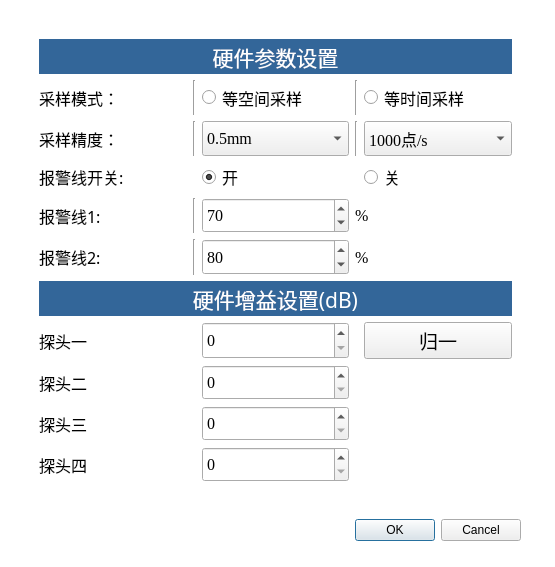
<?xml version="1.0" encoding="UTF-8"?>
<ui version="4.0">
 <class>Dialog</class>
 <widget class="QDialog" name="Dialog">
  <property name="geometry">
   <rect>
    <x>0</x>
    <y>0</y>
    <width>555</width>
    <height>567</height>
   </rect>
  </property>
  <property name="windowTitle">
   <string>硬件参数设置</string>
  </property>
  <property name="styleSheet">
   <string notr="true">QDialog{background-color: qlineargradient(spread:pad, x1:0, y1:0, x2:1, y2:1, stop:1 rgba(255, 255, 255, 255));font: 12pt &quot;黑体&quot;;}


</string>
  </property>
  <widget class="QDialogButtonBox" name="buttonBox">
   <property name="geometry">
    <rect>
     <x>280</x>
     <y>510</y>
     <width>241</width>
     <height>41</height>
    </rect>
   </property>
   <property name="font">
    <font>
     <family>Times New Roman</family>
     <pointsize>12</pointsize>
     <weight>50</weight>
     <italic>false</italic>
     <bold>false</bold>
    </font>
   </property>
   <property name="styleSheet">
    <string notr="true">QDialogButtonBox{background-color: qlineargradient(spread:pad, x1:0, y1:0, x2:1, y2:1, stop:0.0152284 rgba(51, 102, 153, 255));color: rgb(255, 255, 255);font: 12pt &quot;Times New Roman&quot;;}

</string>
   </property>
   <property name="orientation">
    <enum>Qt::Horizontal</enum>
   </property>
   <property name="standardButtons">
    <set>QDialogButtonBox::Cancel|QDialogButtonBox::Ok</set>
   </property>
  </widget>
  <widget class="QFrame" name="frame">
   <property name="geometry">
    <rect>
     <x>30</x>
     <y>30</y>
     <width>491</width>
     <height>461</height>
    </rect>
   </property>
   <property name="styleSheet">
    <string notr="true"/>
   </property>
   <layout class="QGridLayout" name="gridLayout_2">
    <item row="6" column="3" colspan="2">
     <widget class="QLabel" name="label_2">
      <property name="font">
       <font>
        <family>Times New Roman</family>
        <pointsize>12</pointsize>
       </font>
      </property>
      <property name="text">
       <string>%</string>
      </property>
     </widget>
    </item>
    <item row="6" column="1">
     <widget class="Line" name="line">
      <property name="orientation">
       <enum>Qt::Vertical</enum>
      </property>
     </widget>
    </item>
    <item row="3" column="1">
     <widget class="Line" name="line_15">
      <property name="orientation">
       <enum>Qt::Vertical</enum>
      </property>
     </widget>
    </item>
    <item row="1" column="0">
     <widget class="QLabel" name="SamplingMode">
      <property name="font">
       <font>
        <family>楷体</family>
        <pointsize>12</pointsize>
       </font>
      </property>
      <property name="text">
       <string>采样模式：</string>
      </property>
     </widget>
    </item>
    <item row="0" column="0" colspan="5">
     <widget class="QLabel" name="label">
      <property name="font">
       <font>
        <family>黑体</family>
        <pointsize>16</pointsize>
        <weight>50</weight>
        <italic>false</italic>
        <bold>false</bold>
       </font>
      </property>
      <property name="styleSheet">
       <string notr="true">QLabel{background-color: qlineargradient(spread:pad, x1:0, y1:0, x2:1, y2:1, stop:0.0152284 rgba(51, 102, 153, 255));color: rgb(255, 255, 255);font: 16pt &quot;黑体&quot;;}



</string>
      </property>
      <property name="text">
       <string>硬件参数设置</string>
      </property>
      <property name="alignment">
       <set>Qt::AlignCenter</set>
      </property>
     </widget>
    </item>
    <item row="13" column="2">
     <widget class="QSpinBox" name="GainProbeFourspinBox">
      <property name="sizePolicy">
       <sizepolicy hsizetype="Preferred" vsizetype="Preferred">
        <horstretch>0</horstretch>
        <verstretch>0</verstretch>
       </sizepolicy>
      </property>
      <property name="font">
       <font>
        <family>Times New Roman</family>
        <pointsize>12</pointsize>
       </font>
      </property>
      <property name="maximum">
       <number>40</number>
      </property>
      <property name="value">
       <number>0</number>
      </property>
     </widget>
    </item>
    <item row="3" column="0">
     <widget class="QLabel" name="SamplingAccuracylabel">
      <property name="font">
       <font>
        <family>楷体</family>
        <pointsize>12</pointsize>
       </font>
      </property>
      <property name="text">
       <string>采样精度：</string>
      </property>
     </widget>
    </item>
    <item row="5" column="2">
     <widget class="QSpinBox" name="AlarmThresholdspinBox1">
      <property name="sizePolicy">
       <sizepolicy hsizetype="Preferred" vsizetype="Preferred">
        <horstretch>0</horstretch>
        <verstretch>0</verstretch>
       </sizepolicy>
      </property>
      <property name="font">
       <font>
        <family>Times New Roman</family>
        <pointsize>12</pointsize>
       </font>
      </property>
      <property name="maximum">
       <number>100</number>
      </property>
      <property name="value">
       <number>70</number>
      </property>
     </widget>
    </item>
    <item row="9" column="2">
     <widget class="QSpinBox" name="GainProbeTwospinBox">
      <property name="sizePolicy">
       <sizepolicy hsizetype="Preferred" vsizetype="Preferred">
        <horstretch>0</horstretch>
        <verstretch>0</verstretch>
       </sizepolicy>
      </property>
      <property name="font">
       <font>
        <family>Times New Roman</family>
        <pointsize>12</pointsize>
       </font>
      </property>
      <property name="maximum">
       <number>40</number>
      </property>
      <property name="value">
       <number>0</number>
      </property>
     </widget>
    </item>
    <item row="8" column="0">
     <widget class="QLabel" name="ProbeOneLabel">
      <property name="font">
       <font>
        <family>楷体</family>
        <pointsize>12</pointsize>
       </font>
      </property>
      <property name="text">
       <string>探头一</string>
      </property>
      <property name="alignment">
       <set>Qt::AlignLeading|Qt::AlignLeft|Qt::AlignVCenter</set>
      </property>
     </widget>
    </item>
    <item row="11" column="0">
     <widget class="QLabel" name="ProbeThreeLabel">
      <property name="font">
       <font>
        <family>楷体</family>
        <pointsize>12</pointsize>
       </font>
      </property>
      <property name="text">
       <string>探头三</string>
      </property>
      <property name="alignment">
       <set>Qt::AlignLeading|Qt::AlignLeft|Qt::AlignVCenter</set>
      </property>
     </widget>
    </item>
    <item row="5" column="0">
     <widget class="QLabel" name="AlarmThresholdlabel1">
      <property name="font">
       <font>
        <family>楷体</family>
        <pointsize>12</pointsize>
       </font>
      </property>
      <property name="text">
       <string>报警线1:</string>
      </property>
     </widget>
    </item>
    <item row="13" column="0">
     <widget class="QLabel" name="ProbeFourLabel">
      <property name="font">
       <font>
        <family>楷体</family>
        <pointsize>12</pointsize>
       </font>
      </property>
      <property name="text">
       <string>探头四</string>
      </property>
      <property name="alignment">
       <set>Qt::AlignLeading|Qt::AlignLeft|Qt::AlignVCenter</set>
      </property>
     </widget>
    </item>
    <item row="5" column="3" colspan="2">
     <widget class="QLabel" name="label_3">
      <property name="font">
       <font>
        <family>Times New Roman</family>
        <pointsize>12</pointsize>
       </font>
      </property>
      <property name="text">
       <string>%</string>
      </property>
     </widget>
    </item>
    <item row="7" column="0" colspan="5">
     <widget class="QLabel" name="GainSettingLabel">
      <property name="font">
       <font>
        <family>黑体</family>
        <pointsize>16</pointsize>
        <weight>50</weight>
        <italic>false</italic>
        <bold>false</bold>
       </font>
      </property>
      <property name="styleSheet">
       <string notr="true">QLabel{background-color: qlineargradient(spread:pad, x1:0, y1:0, x2:1, y2:1, stop:0.0152284 rgba(51, 102, 153, 255));color: rgb(255, 255, 255);font: 16pt &quot;黑体&quot;;}</string>
      </property>
      <property name="text">
       <string>硬件增益设置(dB)</string>
      </property>
      <property name="alignment">
       <set>Qt::AlignCenter</set>
      </property>
     </widget>
    </item>
    <item row="6" column="0">
     <widget class="QLabel" name="AlarmThresholdlabel2">
      <property name="font">
       <font>
        <family>楷体</family>
        <pointsize>12</pointsize>
       </font>
      </property>
      <property name="text">
       <string>报警线2:</string>
      </property>
     </widget>
    </item>
    <item row="6" column="2">
     <widget class="QSpinBox" name="AlarmThresholdspinBox2">
      <property name="sizePolicy">
       <sizepolicy hsizetype="Preferred" vsizetype="Preferred">
        <horstretch>0</horstretch>
        <verstretch>0</verstretch>
       </sizepolicy>
      </property>
      <property name="font">
       <font>
        <family>Times New Roman</family>
        <pointsize>12</pointsize>
       </font>
      </property>
      <property name="maximum">
       <number>100</number>
      </property>
      <property name="value">
       <number>80</number>
      </property>
     </widget>
    </item>
    <item row="1" column="1">
     <widget class="Line" name="line_4">
      <property name="orientation">
       <enum>Qt::Vertical</enum>
      </property>
     </widget>
    </item>
    <item row="5" column="1">
     <widget class="Line" name="line_17">
      <property name="orientation">
       <enum>Qt::Vertical</enum>
      </property>
     </widget>
    </item>
    <item row="8" column="2">
     <widget class="QSpinBox" name="GainProbeOnespinBox">
      <property name="sizePolicy">
       <sizepolicy hsizetype="Preferred" vsizetype="Preferred">
        <horstretch>0</horstretch>
        <verstretch>0</verstretch>
       </sizepolicy>
      </property>
      <property name="font">
       <font>
        <family>Times New Roman</family>
        <pointsize>12</pointsize>
       </font>
      </property>
      <property name="maximum">
       <number>40</number>
      </property>
      <property name="value">
       <number>0</number>
      </property>
     </widget>
    </item>
    <item row="3" column="3">
     <widget class="Line" name="line_16">
      <property name="orientation">
       <enum>Qt::Vertical</enum>
      </property>
     </widget>
    </item>
    <item row="11" column="2">
     <widget class="QSpinBox" name="GainProbeThreespinBox">
      <property name="sizePolicy">
       <sizepolicy hsizetype="Preferred" vsizetype="Preferred">
        <horstretch>0</horstretch>
        <verstretch>0</verstretch>
       </sizepolicy>
      </property>
      <property name="font">
       <font>
        <family>Times New Roman</family>
        <pointsize>12</pointsize>
       </font>
      </property>
      <property name="maximum">
       <number>40</number>
      </property>
      <property name="value">
       <number>0</number>
      </property>
     </widget>
    </item>
    <item row="8" column="4">
     <widget class="QPushButton" name="NormalizationpushButton">
      <property name="sizePolicy">
       <sizepolicy hsizetype="Preferred" vsizetype="Preferred">
        <horstretch>0</horstretch>
        <verstretch>0</verstretch>
       </sizepolicy>
      </property>
      <property name="font">
       <font>
        <family>黑体</family>
        <pointsize>14</pointsize>
        <weight>50</weight>
        <italic>false</italic>
        <bold>false</bold>
       </font>
      </property>
      <property name="text">
       <string>归一</string>
      </property>
     </widget>
    </item>
    <item row="9" column="0">
     <widget class="QLabel" name="ProbeTwoLabel">
      <property name="font">
       <font>
        <family>楷体</family>
        <pointsize>12</pointsize>
       </font>
      </property>
      <property name="text">
       <string>探头二</string>
      </property>
      <property name="alignment">
       <set>Qt::AlignLeading|Qt::AlignLeft|Qt::AlignVCenter</set>
      </property>
     </widget>
    </item>
    <item row="1" column="3">
     <widget class="Line" name="line_3">
      <property name="orientation">
       <enum>Qt::Vertical</enum>
      </property>
     </widget>
    </item>
    <item row="4" column="0">
     <widget class="QLabel" name="Alarmstartcloselabel">
      <property name="font">
       <font>
        <family>楷体</family>
        <pointsize>12</pointsize>
       </font>
      </property>
      <property name="text">
       <string>报警线开关:</string>
      </property>
     </widget>
    </item>
    <item row="4" column="2">
     <widget class="QRadioButton" name="OpenAlarmstartradioButton">
      <property name="font">
       <font>
        <family>楷体</family>
        <pointsize>12</pointsize>
       </font>
      </property>
      <property name="text">
       <string>开</string>
      </property>
      <property name="checked">
       <bool>true</bool>
      </property>
     </widget>
    </item>
    <item row="1" column="4">
     <widget class="QRadioButton" name="TimeModeradioButton">
      <property name="sizePolicy">
       <sizepolicy hsizetype="Minimum" vsizetype="Preferred">
        <horstretch>0</horstretch>
        <verstretch>0</verstretch>
       </sizepolicy>
      </property>
      <property name="font">
       <font>
        <family>楷体</family>
        <pointsize>12</pointsize>
       </font>
      </property>
      <property name="text">
       <string>等时间采样</string>
      </property>
      <property name="checked">
       <bool>false</bool>
      </property>
     </widget>
    </item>
    <item row="1" column="2">
     <widget class="QRadioButton" name="SpaceModeradioButton">
      <property name="enabled">
       <bool>true</bool>
      </property>
      <property name="sizePolicy">
       <sizepolicy hsizetype="Minimum" vsizetype="Preferred">
        <horstretch>0</horstretch>
        <verstretch>0</verstretch>
       </sizepolicy>
      </property>
      <property name="font">
       <font>
        <family>楷体</family>
        <pointsize>12</pointsize>
       </font>
      </property>
      <property name="text">
       <string>等空间采样</string>
      </property>
     </widget>
    </item>
    <item row="3" column="4">
     <widget class="QComboBox" name="TimeAccuracyComboBox">
      <property name="sizePolicy">
       <sizepolicy hsizetype="Preferred" vsizetype="Preferred">
        <horstretch>0</horstretch>
        <verstretch>0</verstretch>
       </sizepolicy>
      </property>
      <property name="font">
       <font>
        <family>Times New Roman</family>
        <pointsize>12</pointsize>
       </font>
      </property>
      <item>
       <property name="text">
        <string>1000点/s</string>
       </property>
      </item>
      <item>
       <property name="text">
        <string>2000点/s</string>
       </property>
      </item>
      <item>
       <property name="text">
        <string>500点/s</string>
       </property>
      </item>
      <item>
       <property name="text">
        <string>200点/s</string>
       </property>
      </item>
      <item>
       <property name="text">
        <string>100点/s</string>
       </property>
      </item>
     </widget>
    </item>
    <item row="3" column="2">
     <widget class="QComboBox" name="SpaceAccuracyComboBox">
      <property name="sizePolicy">
       <sizepolicy hsizetype="Preferred" vsizetype="Preferred">
        <horstretch>0</horstretch>
        <verstretch>0</verstretch>
       </sizepolicy>
      </property>
      <property name="font">
       <font>
        <family>Times New Roman</family>
        <pointsize>12</pointsize>
       </font>
      </property>
      <item>
       <property name="text">
        <string>0.5mm</string>
       </property>
      </item>
      <item>
       <property name="text">
        <string>0.1mm</string>
       </property>
      </item>
      <item>
       <property name="text">
        <string>0.2mm</string>
       </property>
      </item>
      <item>
       <property name="text">
        <string>1.0mm</string>
       </property>
      </item>
      <item>
       <property name="text">
        <string>2.0mm</string>
       </property>
      </item>
     </widget>
    </item>
    <item row="4" column="4">
     <widget class="QRadioButton" name="CloseAlarmstartradioButton">
      <property name="font">
       <font>
        <family>楷体</family>
        <pointsize>12</pointsize>
       </font>
      </property>
      <property name="text">
       <string>关</string>
      </property>
      <property name="checked">
       <bool>false</bool>
      </property>
     </widget>
    </item>
   </layout>
  </widget>
 </widget>
 <resources/>
 <connections>
  <connection>
   <sender>buttonBox</sender>
   <signal>accepted()</signal>
   <receiver>Dialog</receiver>
   <slot>accept()</slot>
   <hints>
    <hint type="sourcelabel">
     <x>248</x>
     <y>254</y>
    </hint>
    <hint type="destinationlabel">
     <x>157</x>
     <y>274</y>
    </hint>
   </hints>
  </connection>
  <connection>
   <sender>buttonBox</sender>
   <signal>rejected()</signal>
   <receiver>Dialog</receiver>
   <slot>reject()</slot>
   <hints>
    <hint type="sourcelabel">
     <x>316</x>
     <y>260</y>
    </hint>
    <hint type="destinationlabel">
     <x>286</x>
     <y>274</y>
    </hint>
   </hints>
  </connection>
 </connections>
</ui>
